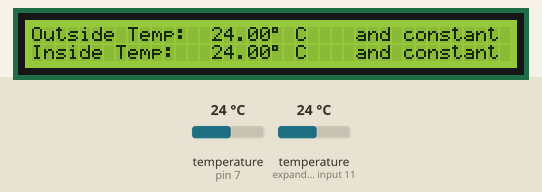
Bench run of a sketch on a simulated Arduino Uno, built with avr-gcc and run on an emulated ATmega328P. Parts: 40×2 character LCD. The inputs (shaded band) are chosen by the test bench; at power-on: temperature (sensors on pin 7, expander input 11) 24 °C.

Above: at 4.8 s.
4.9 s: temperature (sensor on pin 7) set to 0 °C
At 6.9 s:
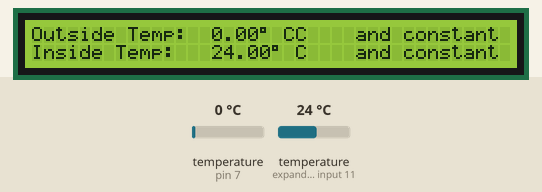
7.2 s: temperature (sensor on expander input 11) set to 0 °C
At 9.1 s:
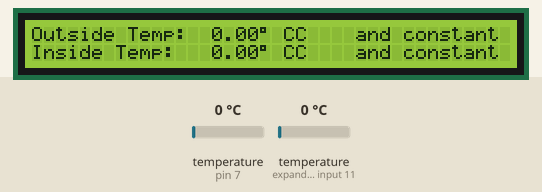
9.9 s: temperature (sensor on pin 7) set to 12 °C
At 12.3 s:
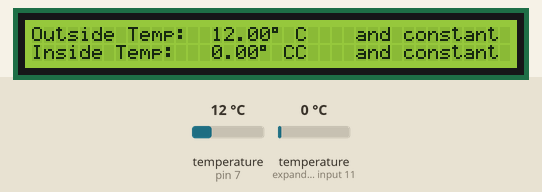
12.6 s: temperature (sensor on expander input 11) set to 12 °C
At 14.7 s:
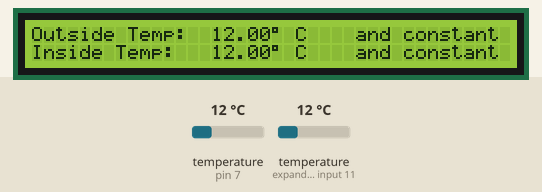
15.2 s: temperature (sensor on pin 7) set to 19 °C
17.9 s: temperature (sensor on expander input 11) set to 19 °C
At 20.3 s:
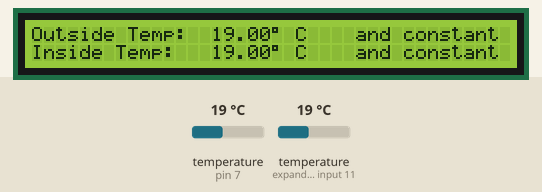
Timing chart, 0 to 21.6 s (numbered marks = the images above; inputs shaded):
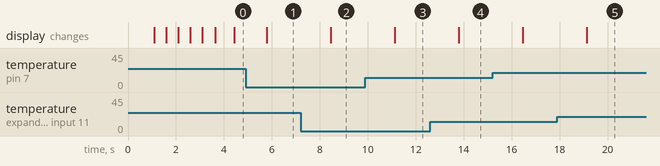

The sketch:

Temperature_TwoSensor.ino
```cpp
/* Arduino DS18B20 temp sensor tutorial
   More info: http://www.ardumotive.com/how-to-use-the-ds18b20-temperature-sensor-en.html
   Date: 19/6/2015 // www.ardumotive.com */


//Include libraries
#include <OneWire.h>
#include <DallasTemperature.h>
#include <LiquidCrystal.h>

//Data wire is plugged into pin 2 on the Arduino
#define ONE_WIRE_BUS 7
// Setup a oneWire instance to communicate with any OneWire devices (not just Maxim/Dallas temperature ICs)
OneWire oneWire(ONE_WIRE_BUS);
// Pass our oneWire reference to Dallas Temperature.
DallasTemperature Sensors(&oneWire);
// initialize the library with the numbers of the interface pins
LiquidCrystal lcd(12, 11, 5, 4, 3, 2);
// Delay value for setup
double setup_delay = 0.5;
double t1, t2;
// 33
void setup(void)
{
  Serial.begin(9600); //Begin serial communication
  Sensors.begin();
    // set up the LCD's number of columns and rows:
  lcd.begin(40, 2);
  lcd.setCursor(8, 0);
  lcd.print("WELCOME TO ELLIE JEAN!");
  delay(1*1000); //Print welcome for 10 seconds
  lcd.setCursor(4, 1);
  lcd.print(".....Initializing surfmobile.....");
  delay(setup_delay*1000);
  lcd.setCursor(4, 1);
  lcd.print("..........Raising Sails..........");
  delay(setup_delay*1000);
  lcd.setCursor(4, 1);
  lcd.print("........Calculating geoid........");
  delay(setup_delay*1000);
  lcd.setCursor(4, 1);
  lcd.print("....Giving up and using WGS84....");
  delay(setup_delay*1000);
  lcd.setCursor(4, 1);
  lcd.print(".........Gettin funky.........");
  delay(setup_delay*1000);
  lcd.clear();
}

void loop(void)
{
  // Keep previous temp
  t1 = Sensors.getTempCByIndex(0);
  t2 = Sensors.getTempCByIndex(1);
  // Send the command to get temperatures
  Sensors.requestTemperatures();
  // Find trend of values
  // Not Here Yet
  // Print the values to the serial bus
  lcd.setCursor(0, 0);
  lcd.print("Outside Temp: ");
  lcd.setCursor(0, 1);
  lcd.print("Inside Temp: ");
  print_all_data(Sensors.getTempCByIndex(0), Sensors.getTempCByIndex(1));
  //Print trend
  print_trend(t1, t2, Sensors.getTempCByIndex(0), Sensors.getTempCByIndex(1));
  //Update value every 5 sec.
  delay(0.5*1000);
}

int print_all_data(double t1, double t2)
{
//  //Outside Temp
//  lcd.setCursor(0, 0);
//  lcd.print("Outside Temperature is: ");
  lcd.setCursor(15, 0);
  lcd.print(t1);
  lcd.write((char)223);
  lcd.print(" C");
  lcd.setCursor(15, 1);
  //lcd.print("Inside Temperature is: ");
  lcd.print(t2);
  lcd.write(223);
  lcd.print(" C");
	return 1;
}

int print_trend(double t1, double t2, double t1p, double t2p)
{
  lcd.setCursor(27, 0);
  lcd.print(get_trend(t1, t1p));
  lcd.setCursor(27, 1);
  lcd.print(get_trend(t2, t2p));
}

String get_trend(double t1, double t1p)
{
  String result;
 	if(t1>t1p)
   {
    result = "and falling ";
   }
  else if(t1<t1p)
  {
   result = "and rising  ";
  }
  else
  {
   result = "and constant";
  }
 	return result;
}
```

Measured:
- after the input at 4.9 s, the display: changes after 0.88 s (image 1)
- after the input at 7.2 s, the display: changes after 1.2 s (image 2)
- after the input at 9.9 s, the display: changes after 1.2 s (image 3)
- after the input at 12.6 s, the display: changes after 1.2 s (image 4)
- after the input at 17.9 s, the display: changes after 1.2 s (image 5)
